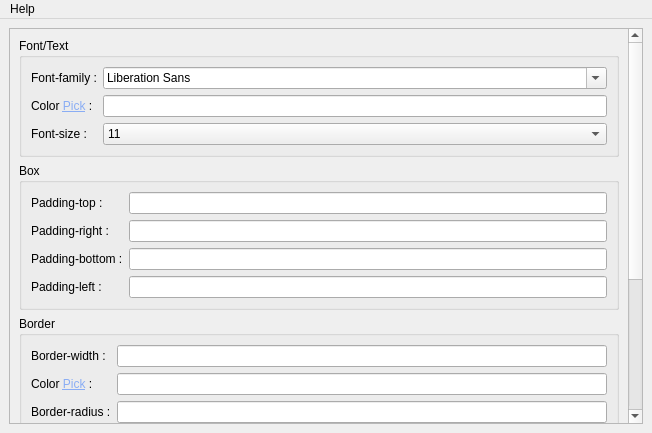
<?xml version="1.0" encoding="UTF-8"?>
<ui version="4.0">
 <class>generator</class>
 <widget class="QMainWindow" name="generator">
  <property name="geometry">
   <rect>
    <x>0</x>
    <y>0</y>
    <width>652</width>
    <height>433</height>
   </rect>
  </property>
  <property name="windowTitle">
   <string>Button CSS Generator</string>
  </property>
  <property name="windowIcon">
   <iconset resource="icons.qrc">
    <normaloff>:/img/assests/app.svg</normaloff>:/img/assests/app.svg</iconset>
  </property>
  <widget class="QWidget" name="centralwidget">
   <layout class="QHBoxLayout" name="horizontalLayout">
    <item>
     <widget class="QScrollArea" name="scrollArea">
      <property name="widgetResizable">
       <bool>true</bool>
      </property>
      <widget class="QWidget" name="scrollAreaWidgetContents">
       <property name="geometry">
        <rect>
         <x>0</x>
         <y>0</y>
         <width>638</width>
         <height>532</height>
        </rect>
       </property>
       <layout class="QVBoxLayout" name="verticalLayout">
        <item>
         <widget class="QGroupBox" name="groupBox">
          <property name="acceptDrops">
           <bool>false</bool>
          </property>
          <property name="title">
           <string>Font/Text</string>
          </property>
          <property name="flat">
           <bool>false</bool>
          </property>
          <property name="checkable">
           <bool>false</bool>
          </property>
          <layout class="QFormLayout" name="formLayout">
           <item row="0" column="0">
            <widget class="QLabel" name="ff_label">
             <property name="text">
              <string>Font-family :</string>
             </property>
            </widget>
           </item>
           <item row="0" column="1">
            <widget class="QFontComboBox" name="ff_input"/>
           </item>
           <item row="1" column="0">
            <widget class="QLabel" name="fc_label">
             <property name="text">
              <string>&lt;html&gt;&lt;head/&gt;&lt;body&gt;&lt;p&gt;Color &lt;a href=&quot;...&quot;&gt;&lt;span style=&quot; text-decoration: underline; color:#8aadf4;&quot;&gt;Pick&lt;/span&gt;&lt;/a&gt; :&lt;/p&gt;&lt;/body&gt;&lt;/html&gt;</string>
             </property>
             <property name="openExternalLinks">
              <bool>false</bool>
             </property>
            </widget>
           </item>
           <item row="1" column="1">
            <widget class="QLineEdit" name="fc_input">
             <property name="sizePolicy">
              <sizepolicy hsizetype="Expanding" vsizetype="Fixed">
               <horstretch>0</horstretch>
               <verstretch>0</verstretch>
              </sizepolicy>
             </property>
            </widget>
           </item>
           <item row="2" column="0">
            <widget class="QLabel" name="fs_label">
             <property name="text">
              <string>Font-size :</string>
             </property>
            </widget>
           </item>
           <item row="2" column="1">
            <widget class="QComboBox" name="fs_input">
             <property name="currentIndex">
              <number>5</number>
             </property>
             <item>
              <property name="text">
               <string>6</string>
              </property>
             </item>
             <item>
              <property name="text">
               <string>7</string>
              </property>
             </item>
             <item>
              <property name="text">
               <string>8</string>
              </property>
             </item>
             <item>
              <property name="text">
               <string>9</string>
              </property>
             </item>
             <item>
              <property name="text">
               <string>10</string>
              </property>
             </item>
             <item>
              <property name="text">
               <string>11</string>
              </property>
             </item>
             <item>
              <property name="text">
               <string>12</string>
              </property>
             </item>
             <item>
              <property name="text">
               <string>14</string>
              </property>
             </item>
             <item>
              <property name="text">
               <string>16</string>
              </property>
             </item>
             <item>
              <property name="text">
               <string>18</string>
              </property>
             </item>
             <item>
              <property name="text">
               <string>20</string>
              </property>
             </item>
             <item>
              <property name="text">
               <string>22</string>
              </property>
             </item>
             <item>
              <property name="text">
               <string>24</string>
              </property>
             </item>
             <item>
              <property name="text">
               <string>26</string>
              </property>
             </item>
             <item>
              <property name="text">
               <string>28</string>
              </property>
             </item>
             <item>
              <property name="text">
               <string>36</string>
              </property>
             </item>
             <item>
              <property name="text">
               <string>48</string>
              </property>
             </item>
             <item>
              <property name="text">
               <string>72</string>
              </property>
             </item>
            </widget>
           </item>
          </layout>
         </widget>
        </item>
        <item>
         <widget class="QGroupBox" name="groupBox_2">
          <property name="title">
           <string>Box</string>
          </property>
          <layout class="QFormLayout" name="formLayout_2">
           <item row="0" column="0">
            <widget class="QLabel" name="pt_label">
             <property name="text">
              <string>Padding-top :</string>
             </property>
            </widget>
           </item>
           <item row="0" column="1">
            <widget class="QLineEdit" name="pt_input"/>
           </item>
           <item row="1" column="0">
            <widget class="QLabel" name="pr_label">
             <property name="text">
              <string>Padding-right :</string>
             </property>
            </widget>
           </item>
           <item row="1" column="1">
            <widget class="QLineEdit" name="pr_input"/>
           </item>
           <item row="2" column="0">
            <widget class="QLabel" name="pb_label">
             <property name="text">
              <string>Padding-bottom :</string>
             </property>
            </widget>
           </item>
           <item row="2" column="1">
            <widget class="QLineEdit" name="pb_input"/>
           </item>
           <item row="3" column="0">
            <widget class="QLabel" name="pl_label">
             <property name="text">
              <string>Padding-left :</string>
             </property>
            </widget>
           </item>
           <item row="3" column="1">
            <widget class="QLineEdit" name="pl_input"/>
           </item>
          </layout>
         </widget>
        </item>
        <item>
         <widget class="QGroupBox" name="groupBox_3">
          <property name="title">
           <string>Border</string>
          </property>
          <layout class="QFormLayout" name="formLayout_3">
           <item row="2" column="0">
            <widget class="QLabel" name="br_label">
             <property name="text">
              <string>Border-radius :</string>
             </property>
            </widget>
           </item>
           <item row="2" column="1">
            <widget class="QLineEdit" name="br_input"/>
           </item>
           <item row="0" column="0">
            <widget class="QLabel" name="bw_label">
             <property name="text">
              <string>Border-width :</string>
             </property>
            </widget>
           </item>
           <item row="0" column="1">
            <widget class="QLineEdit" name="bw_input"/>
           </item>
           <item row="1" column="0">
            <widget class="QLabel" name="bc_label">
             <property name="text">
              <string>&lt;html&gt;&lt;head/&gt;&lt;body&gt;&lt;p&gt;Color &lt;a href=&quot;...&quot;&gt;&lt;span style=&quot; text-decoration: underline; color:#8aadf4;&quot;&gt;Pick&lt;/span&gt;&lt;/a&gt; :&lt;/p&gt;&lt;/body&gt;&lt;/html&gt;</string>
             </property>
             <property name="openExternalLinks">
              <bool>false</bool>
             </property>
            </widget>
           </item>
           <item row="1" column="1">
            <widget class="QLineEdit" name="bc_input"/>
           </item>
           <item row="3" column="0">
            <widget class="QLabel" name="bs_label">
             <property name="text">
              <string>Border-style :</string>
             </property>
            </widget>
           </item>
           <item row="3" column="1">
            <widget class="QComboBox" name="bs_input">
             <item>
              <property name="text">
               <string>Solid</string>
              </property>
             </item>
             <item>
              <property name="text">
               <string>Dotted</string>
              </property>
             </item>
             <item>
              <property name="text">
               <string>Dashed</string>
              </property>
             </item>
             <item>
              <property name="text">
               <string>Groove</string>
              </property>
             </item>
             <item>
              <property name="text">
               <string>Double</string>
              </property>
             </item>
             <item>
              <property name="text">
               <string>Ridge</string>
              </property>
             </item>
             <item>
              <property name="text">
               <string>Inset</string>
              </property>
             </item>
             <item>
              <property name="text">
               <string>Outset</string>
              </property>
             </item>
            </widget>
           </item>
          </layout>
         </widget>
        </item>
        <item>
         <widget class="QGroupBox" name="groupBox_4">
          <property name="title">
           <string>Background</string>
          </property>
          <layout class="QFormLayout" name="formLayout_4">
           <item row="0" column="0">
            <widget class="QLabel" name="bkc_label">
             <property name="text">
              <string>&lt;html&gt;&lt;head/&gt;&lt;body&gt;&lt;p&gt;Color &lt;a href=&quot;...&quot;&gt;&lt;span style=&quot; text-decoration: underline; color:#8aadf4;&quot;&gt;Pick&lt;/span&gt;&lt;/a&gt; :&lt;/p&gt;&lt;/body&gt;&lt;/html&gt;</string>
             </property>
             <property name="openExternalLinks">
              <bool>false</bool>
             </property>
            </widget>
           </item>
           <item row="0" column="1">
            <widget class="QLineEdit" name="bkc_input"/>
           </item>
          </layout>
         </widget>
        </item>
        <item>
         <widget class="QGroupBox" name="groupBox_5">
          <property name="title">
           <string>Hover</string>
          </property>
          <layout class="QFormLayout" name="formLayout_5">
           <item row="0" column="0">
            <widget class="QLabel" name="bkch_label">
             <property name="text">
              <string>&lt;html&gt;&lt;head/&gt;&lt;body&gt;&lt;p&gt;Color &lt;a href=&quot;...&quot;&gt;&lt;span style=&quot; text-decoration: underline; color:#8aadf4;&quot;&gt;Pick&lt;/span&gt;&lt;/a&gt; :&lt;/p&gt;&lt;/body&gt;&lt;/html&gt;</string>
             </property>
             <property name="openExternalLinks">
              <bool>false</bool>
             </property>
            </widget>
           </item>
           <item row="0" column="1">
            <widget class="QLineEdit" name="bkch_input">
             <property name="sizePolicy">
              <sizepolicy hsizetype="Expanding" vsizetype="Fixed">
               <horstretch>0</horstretch>
               <verstretch>0</verstretch>
              </sizepolicy>
             </property>
             <property name="maxLength">
              <number>32767</number>
             </property>
            </widget>
           </item>
          </layout>
         </widget>
        </item>
        <item>
         <layout class="QHBoxLayout" name="horizontalLayout_2">
          <item>
           <spacer name="horizontalSpacer_2">
            <property name="orientation">
             <enum>Qt::Horizontal</enum>
            </property>
            <property name="sizeHint" stdset="0">
             <size>
              <width>40</width>
              <height>20</height>
             </size>
            </property>
           </spacer>
          </item>
          <item>
           <widget class="QPushButton" name="gen_css_btn">
            <property name="styleSheet">
             <string notr="true"/>
            </property>
            <property name="text">
             <string>Generate CSS</string>
            </property>
           </widget>
          </item>
          <item>
           <spacer name="horizontalSpacer">
            <property name="orientation">
             <enum>Qt::Horizontal</enum>
            </property>
            <property name="sizeHint" stdset="0">
             <size>
              <width>40</width>
              <height>20</height>
             </size>
            </property>
           </spacer>
          </item>
         </layout>
        </item>
       </layout>
      </widget>
     </widget>
    </item>
   </layout>
  </widget>
  <widget class="QMenuBar" name="menubar">
   <property name="geometry">
    <rect>
     <x>0</x>
     <y>0</y>
     <width>652</width>
     <height>22</height>
    </rect>
   </property>
   <widget class="QMenu" name="menuHelp">
    <property name="title">
     <string>Help</string>
    </property>
    <addaction name="actionAbout_Qt"/>
    <addaction name="actionJoin_us_on_twitter"/>
   </widget>
   <addaction name="menuHelp"/>
  </widget>
  <action name="actionAbout_Qt">
   <property name="text">
    <string>About Qt</string>
   </property>
  </action>
  <action name="actionJoin_us_on_twitter">
   <property name="text">
    <string>Follow me on twitter</string>
   </property>
  </action>
 </widget>
 <resources>
  <include location="icons.qrc"/>
 </resources>
 <connections/>
</ui>
